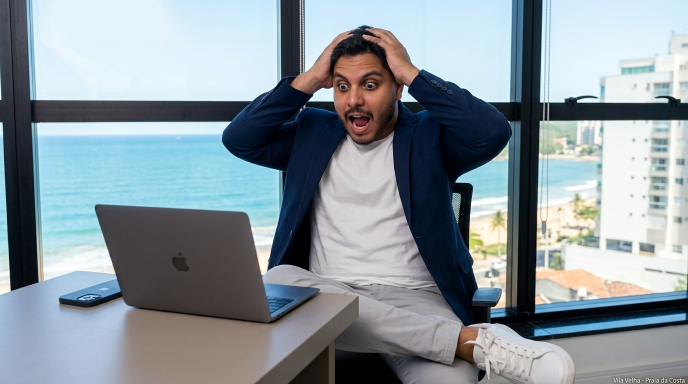
#> input picture photos/00.jpg, 1376 x 768 px (shown at 1/2 size)
$ python make_photo.py photos/00.jpg photos/01.jpg 1.0
#> lines starting #> are read from the running program, lines starting #| are printed output that depends on the picture
"""Uso: python make_photo.py entrada.jpg saida.jpg FACE_Y
Gera a faixa 1080x520 (JPEG q72) centrada no rosto (FACE_Y = fração da altura, ex 0.2)
e escurece levemente se a parte de baixo ficar muito clara (contraste com o texto)."""
import sys
from PIL import Image, ImageEnhance
src, dst, fy = sys.argv[1], sys.argv[2], float(sys.argv[3])
im = Image.open(src).convert("RGB")
#> im is the input picture: PIL image 1376x768 RGB; mean R, G, B 138.2, 149.4, 156.6
w, h = im.size
#> w = 1376; h = 768
ch = min(h, int(w * 520 / 1080))
#> ch = 662
cy = int(fy * h + 0.06 * h)
#> cy = 814
y0 = max(0, min(h - ch, cy - ch // 2))
#> y0 = 106
c = im.crop((0, y0, w, y0 + ch)).resize((1080, 520), Image.LANCZOS)
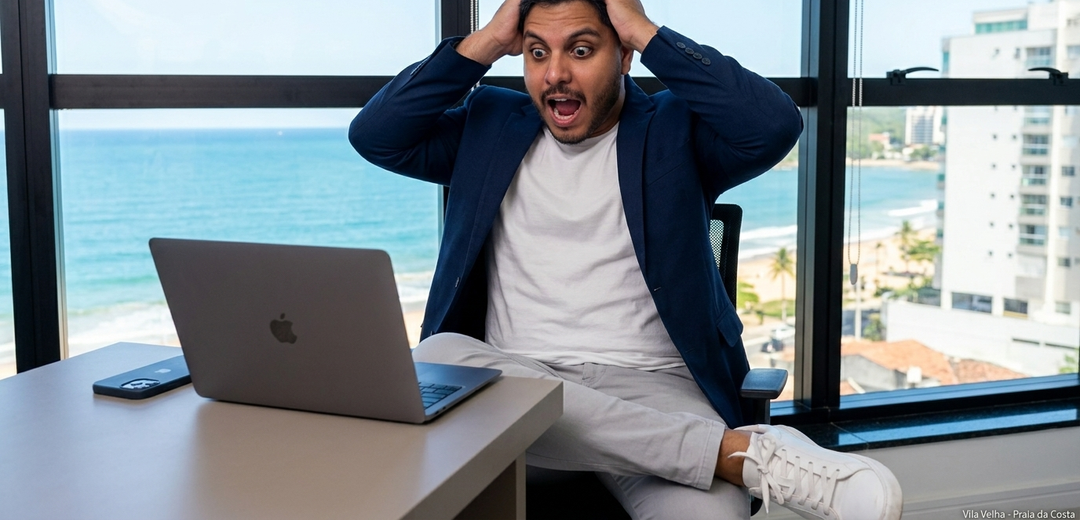
#> c: PIL image 1080x520 RGB; mean R, G, B 129.8, 139.6, 146
lum = sum(c.crop((0, 400, 1080, 520)).convert("L").getdata()) / (1080 * 120)
#> lum = 127.5
if lum > 150:
    c = ImageEnhance.Brightness(c).enhance(0.85)
c.save(dst, quality=72)
print("ok", dst, round(lum))
#| ok photos/01.jpg 127

$ run again, on photos/02.jpg
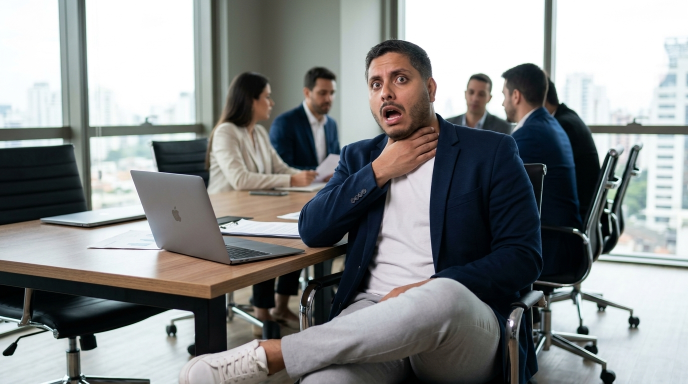
#> input picture photos/02.jpg, 1376 x 768 px (shown at 1/2 size)
#> im is the input picture: PIL image 1376x768 RGB; mean R, G, B 136.5, 139.1, 139
#> `c = im.crop((0, y0, w, y0 + ch)).resize((1080, 520), Image.LANCZOS)`:
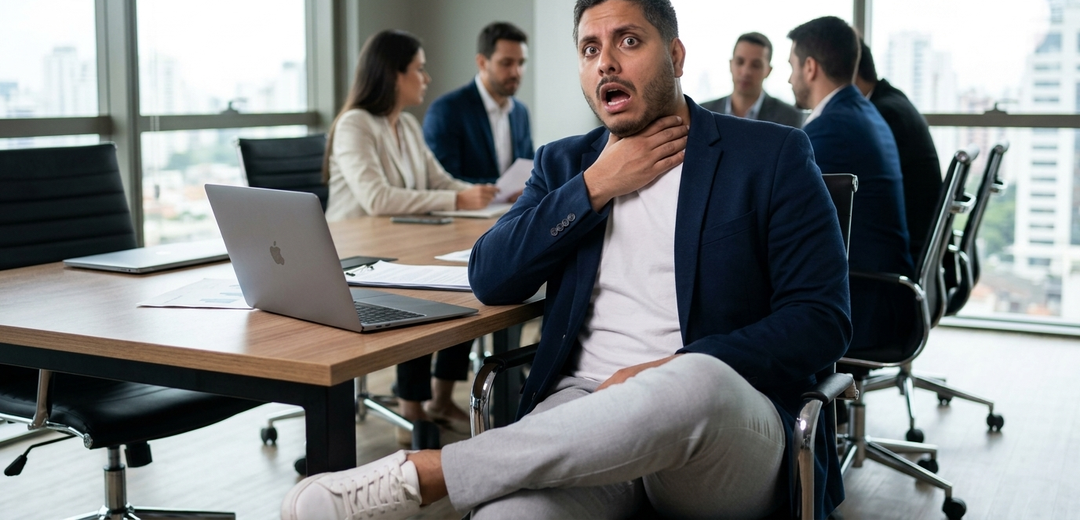
#> c: PIL image 1080x520 RGB; mean R, G, B 125.5, 127.9, 128.2
#> lum = 130.8
#| ok photos/02.jpg 131

$ run again, on photos/03.jpg
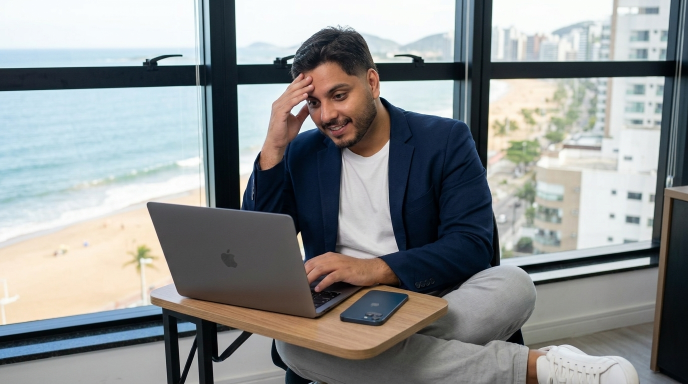
#> input picture photos/03.jpg, 1376 x 768 px (shown at 1/2 size)
#> im is the input picture: PIL image 1376x768 RGB; mean R, G, B 141.6, 145, 145.1
#> `c = im.crop((0, y0, w, y0 + ch)).resize((1080, 520), Image.LANCZOS)`:
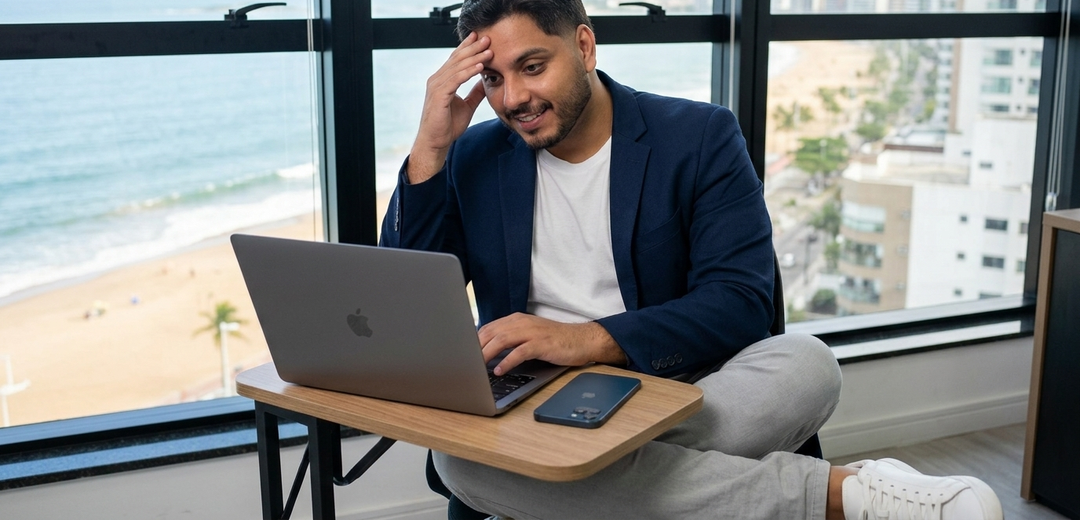
#> c: PIL image 1080x520 RGB; mean R, G, B 131.4, 134.1, 133.8
#> lum = 115.7
#| ok photos/03.jpg 116

$ run again, on photos/04.jpg
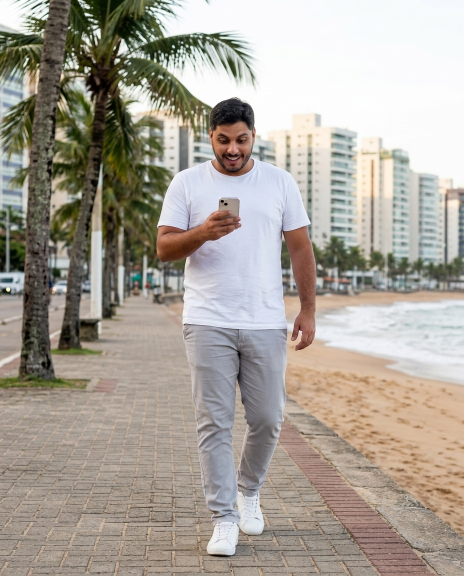
#> input picture photos/04.jpg, 928 x 1152 px (shown at 1/2 size)
#> im is the input picture: PIL image 928x1152 RGB; mean R, G, B 169.2, 162.4, 152.7
#> `c = im.crop((0, y0, w, y0 + ch)).resize((1080, 520), Image.LANCZOS)`:
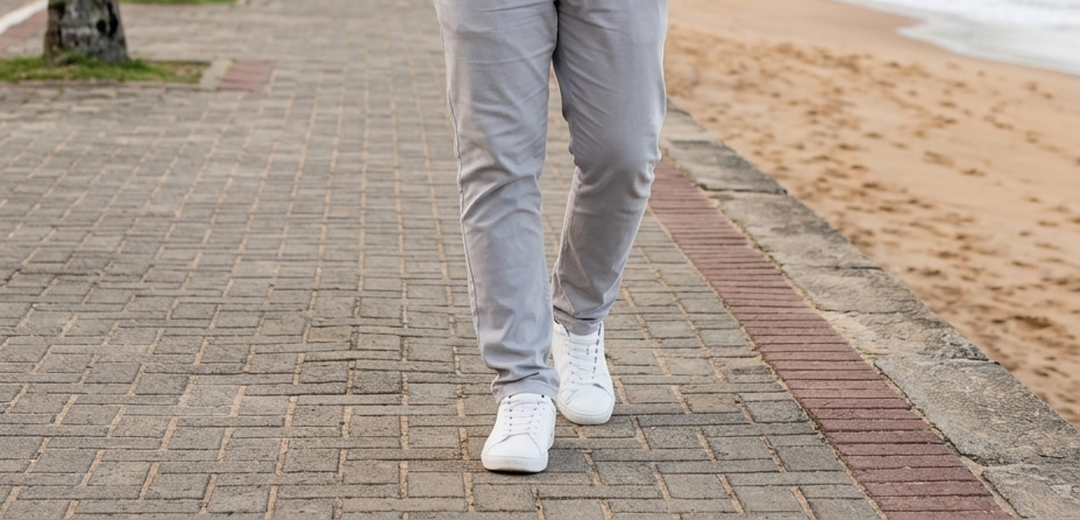
#> c: PIL image 1080x520 RGB; mean R, G, B 168.8, 153.6, 141
#> lum = 146.7
#| ok photos/04.jpg 147
